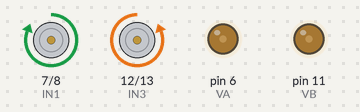
Simulated run of this sketch. Board: Arduino Uno, built with avr-gcc and run on an emulated ATmega328P. Parts: motor-driver pin pairs drawn as motors (green arrow = first pin HIGH = forward, orange = second pin HIGH = backward, longer = more drive), output pins drawn as LEDs (lit = HIGH).

Above: at 1.1 s.
At 8.1 s:
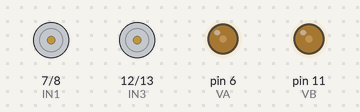
Timing chart, 0 to 9.6 s (numbered marks = the images above):
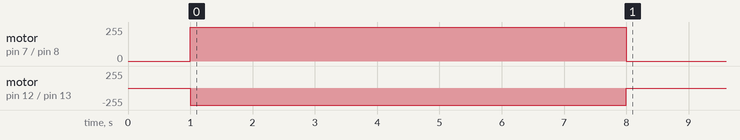

The sketch:

002-simple_motor_control.ino
```cpp
//======Motor A======//
int VA = 6; //Velocidade A
int IN1 = 7;
int IN2 = 8;
//======Motor B======//
int VB = 11; //Velocidade B
int IN3 = 12;
int IN4 = 13;
void setup()
{
  //===Configurando gpios
  pinMode(IN1, OUTPUT);
  pinMode(IN2, OUTPUT);
  pinMode(IN3, OUTPUT);
  pinMode(IN4, OUTPUT);
  pinMode(VA, OUTPUT);
  pinMode(VB, OUTPUT);

  //===Ajustando velocidade
  analogWrite(VA, 63);
  analogWrite(VB, 63);

  delay(1000);

  //===Ligando motor A
  digitalWrite(IN1, HIGH);
  digitalWrite(IN2, LOW);
  //===Ligando motor B
  digitalWrite(IN3, LOW);
  digitalWrite(IN4, HIGH);

  delay(7000);

  //===Desligando motor A
  digitalWrite(IN1, LOW);
  digitalWrite(IN2, LOW);
  //===Desligando motor B
  digitalWrite(IN3, LOW);
  digitalWrite(IN4, LOW);
}

void loop()
{


}
```
